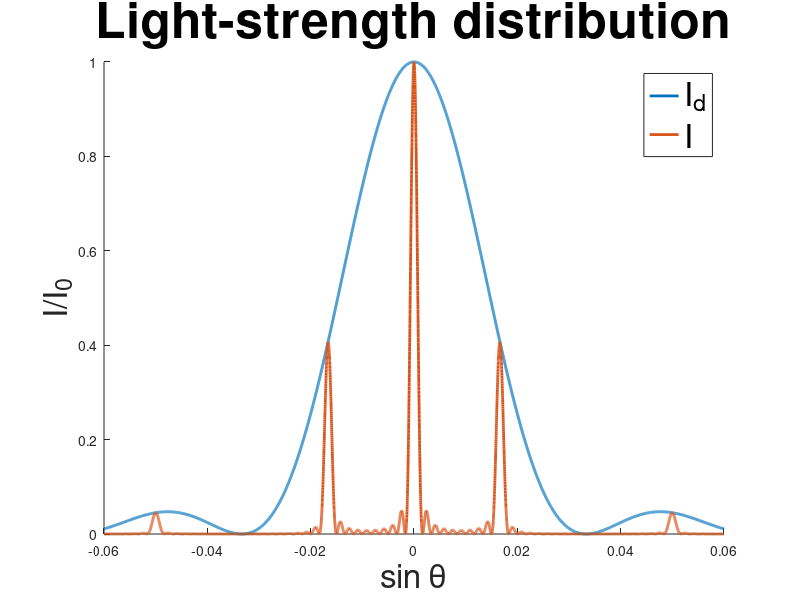

MATLAB code to generate this figure:
hold on

Lambda = 0.5;
d = 30;
a = 15;
n = 10;
sintheta = linspace(-0.06, 0.06, 12000);

alpha = pi .* a .* sintheta ./ Lambda;
beta = pi .* d .* sintheta ./ Lambda;
id = (sin(alpha) ./ alpha).^2;
id = id ./ max(id);
ii = (sin(n * beta) ./ sin(beta)).^2;
ii = ii ./ max(ii);
I = id .* ii;

plot(sintheta, id,'LineWidth',2)
plot(sintheta, I,'LineWidth',2)

xlabel('{sin \theta}','fontsize',24)
ylabel('{I/I_0}','fontsize',24)
title('Light-strength distribution','fontsize',36)
legend('{I_d}', '{I}','fontsize',24)
